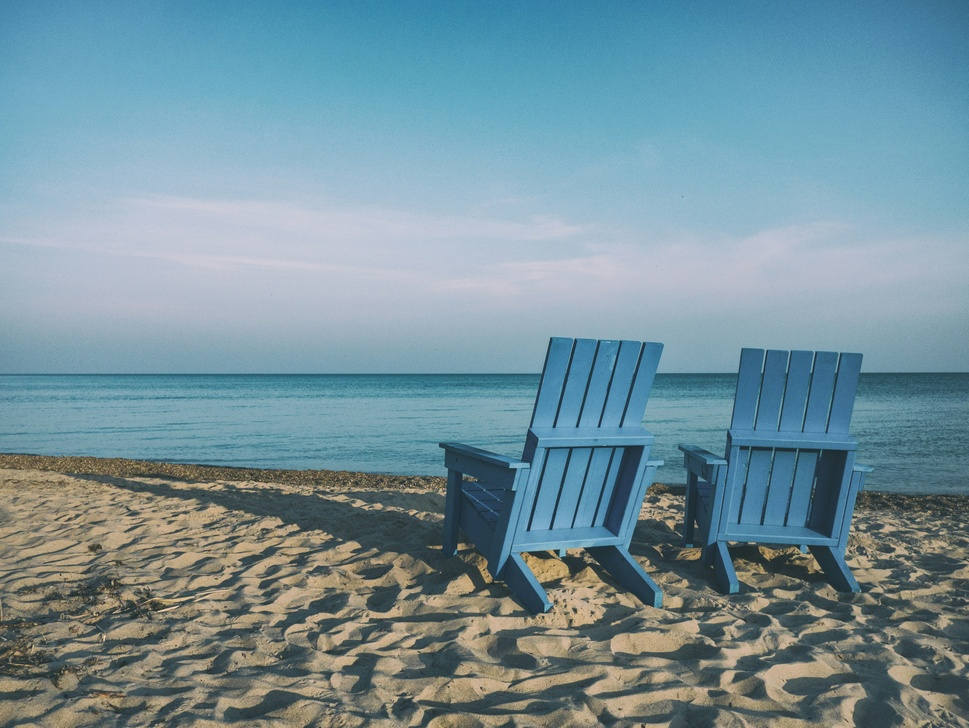
#> input picture images/chairs.jpg, 969 x 728 px, shrunk from 4463 x 3351 before the run
$ python Corner_Detection.py   (older library calls are emulated)
#> lines starting #> are read from the running program, lines starting #| are printed output that depends on the picture; after the words box and inside, x2 and y2 are one past the last pixel; in counts of white or black regions, pixels touching at a corner belong together
import cv2
import numpy as np
import matplotlib.pyplot as plt
from scipy.ndimage import gaussian_filter
from tkinter import Tk
from tkinter.filedialog import askopenfilename


# Hide the main tkinter window
Tk().withdraw()

# Open file dialog and select the image
file_path = askopenfilename(title="Select an image", filetypes=[("Image files", "*.jpg;*.jpeg;*.png;*.bmp")])
#> the answer given: ../../images/chairs.jpg

if not file_path:
    print("No file selected")
    exit()

# Read the image
image = cv2.imread(file_path)  # Replace 'cameraman.jpg' with your image file
#> image is the input picture: shape (728, 969, 3); mean B, G, R 155.9, 145.5, 117.1

# Convert the image to grayscale if it is not already
if len(image.shape) == 3:
    gray_image = cv2.cvtColor(image, cv2.COLOR_BGR2GRAY)
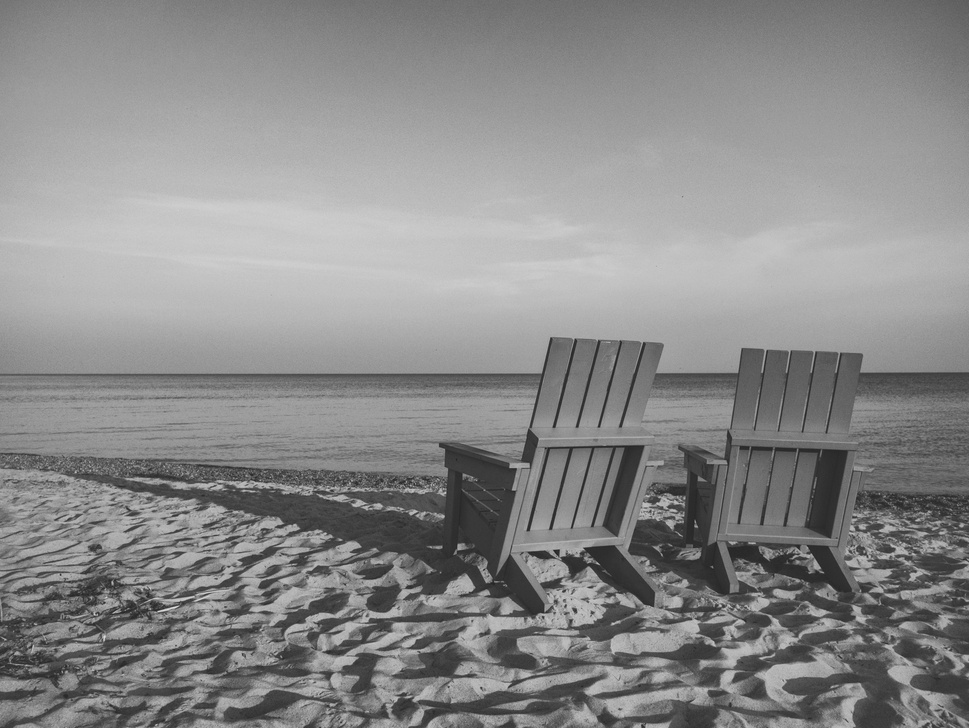
#> gray_image: shape (728, 969); min 32, max 224, mean 138.2
else:
    gray_image = image

# Compute the image gradients
Ix = cv2.Sobel(gray_image, cv2.CV_64F, 1, 0, ksize=3)
Iy = cv2.Sobel(gray_image, cv2.CV_64F, 0, 1, ksize=3)

# Compute products of derivatives at every pixel
Ix2 = Ix**2
Iy2 = Iy**2
Ixy = Ix * Iy

# Apply Gaussian smoothing to the derivative products
Sxx = gaussian_filter(Ix2, sigma=2)
Syy = gaussian_filter(Iy2, sigma=2)
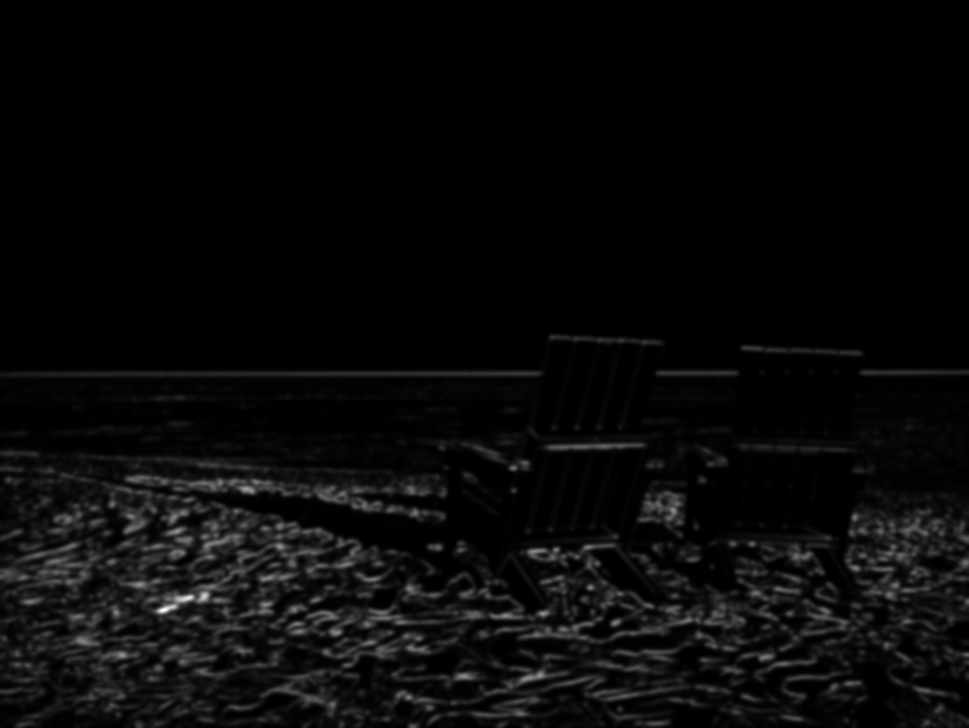
#> Syy: shape (728, 969) float64; min 3.91, max 143187.6, mean 5193.3; drawn with min black and max white
Sxy = gaussian_filter(Ixy, sigma=2)
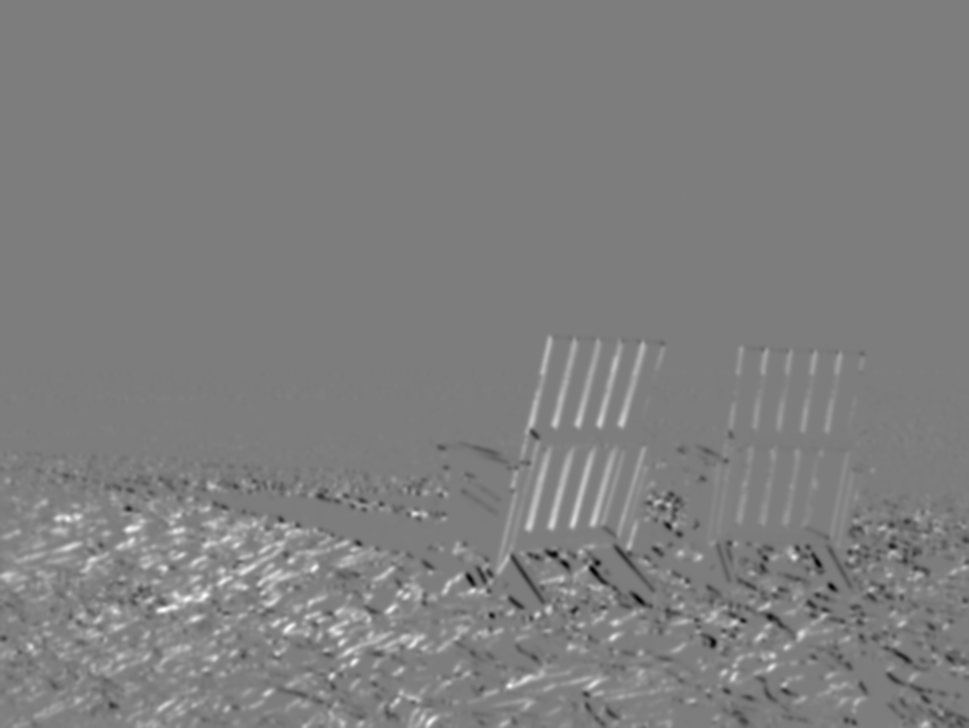
#> Sxy: shape (728, 969) float64; min -29234.3, max 30220.6, mean 462.8; drawn with min black and max white

# Set the sensitivity factor and threshold
k = 0.04  # Sensitivity factor
threshold = 1e6  # Threshold for detecting corners

# Compute the Harris response for each pixel
R = (Sxx * Syy - Sxy**2) - k * (Sxx + Syy)**2
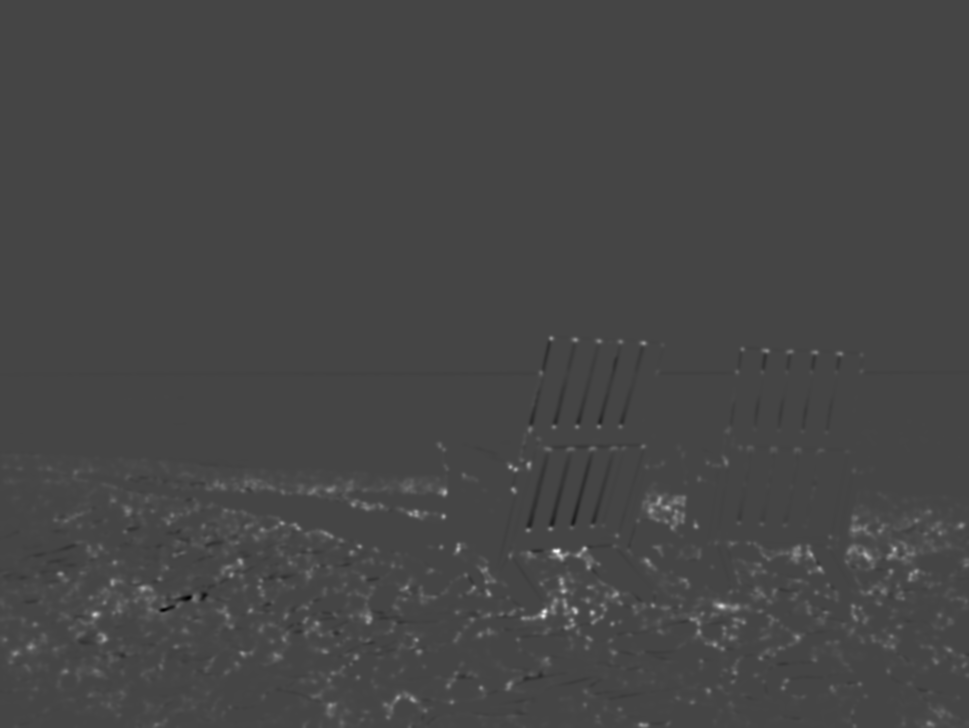
#> R: shape (728, 969) float64; min -599325922.8, max 1.6e+09, mean 12180102.9; drawn with min black and max white

# Find corners where R is above the threshold
corners = R > threshold
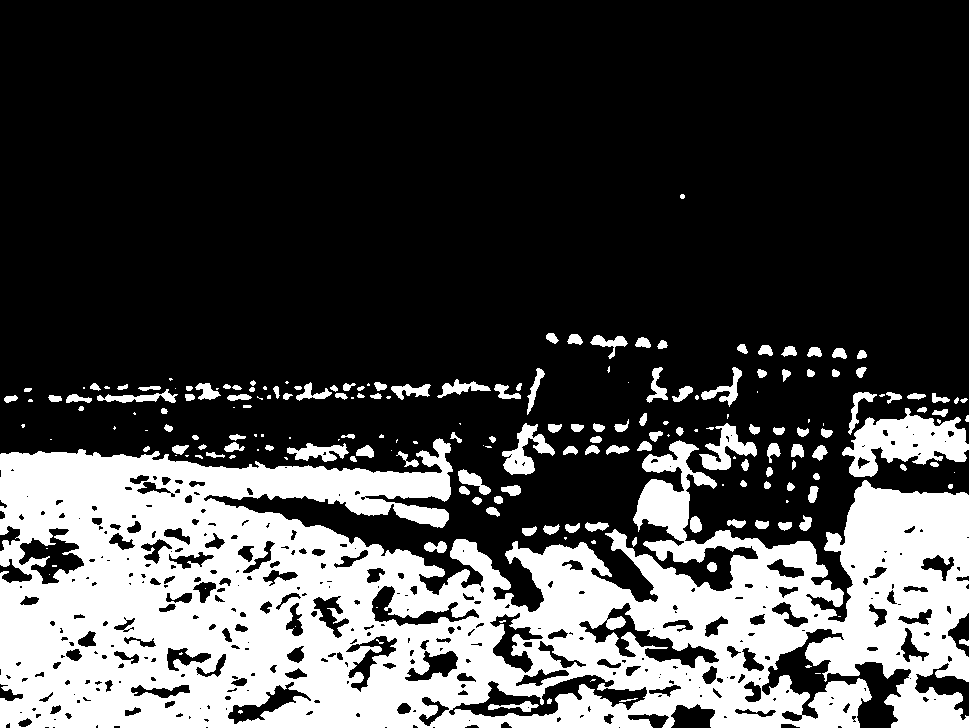
#> corners: shape (728, 969) bool; 27.7% white; 205 white regions (69 under 20 px), largest, box (x1, y1, x2, y2) and area: (0, 438, 969, 728) 174723, (842, 408, 969, 477) 4646, (502, 423, 555, 475) 1150

# Perform non-maximum suppression
local_max = (R == cv2.dilate(R, None))
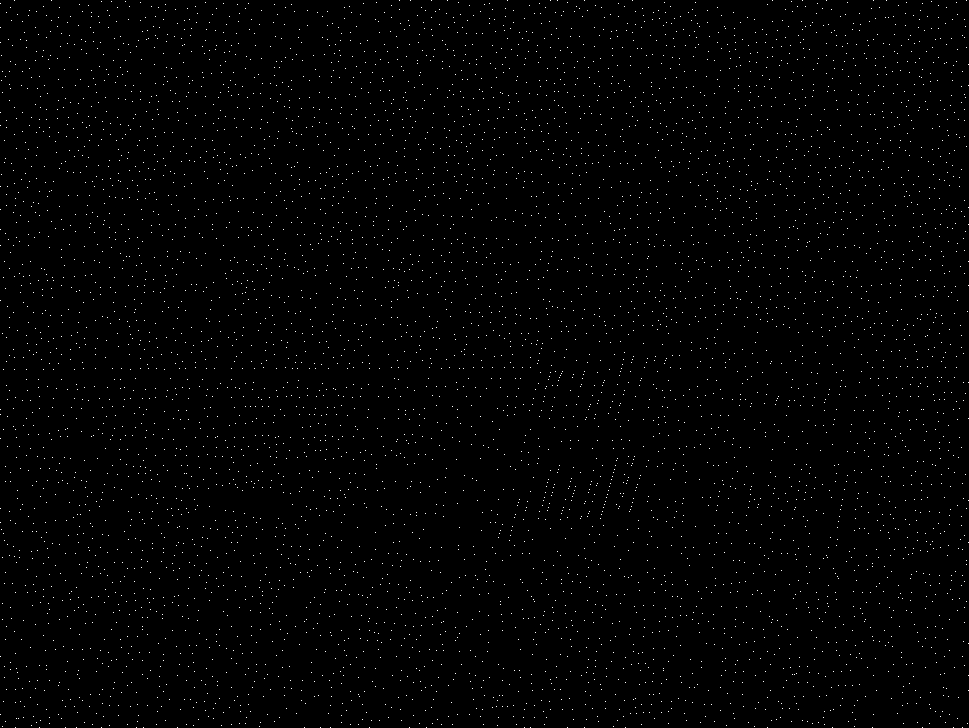
#> local_max: shape (728, 969) bool; 0.87% white in thin lines or dots
harris_corners = corners & local_max
#> harris_corners: shape (728, 969) bool; 0.3% white in thin lines or dots, all inside (x1, y1, x2, y2) = (0, 196, 969, 728)

# Display the results
plt.imshow(cv2.cvtColor(image, cv2.COLOR_BGR2RGB))
plt.scatter(np.where(harris_corners)[1], np.where(harris_corners)[0], c='r', s=5)
plt.show()
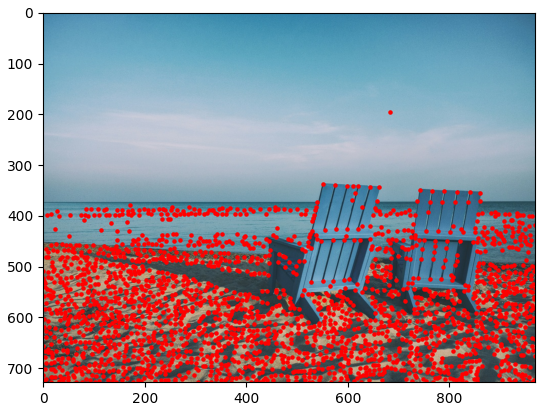
#> figure drawn by matplotlib, 1 panel

$ run again, on images/palms.jpg
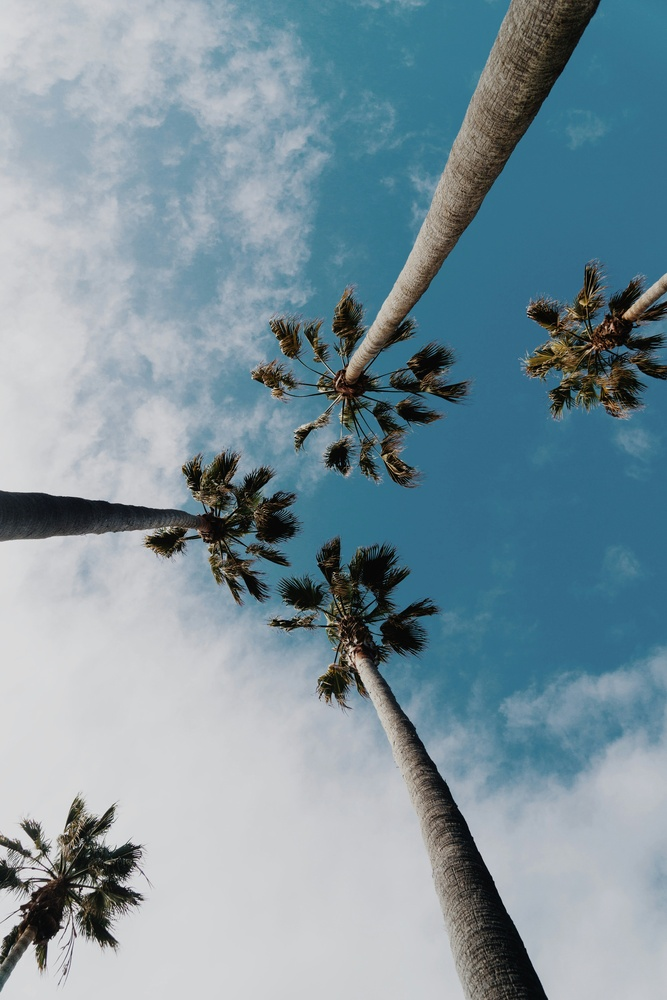
#> input picture images/palms.jpg, 667 x 1000 px, shrunk from 4000 x 6000 before the run
#> image is the input picture: shape (1000, 667, 3); mean B, G, R 157.4, 146.8, 124.8
#> `corners = R > threshold`:
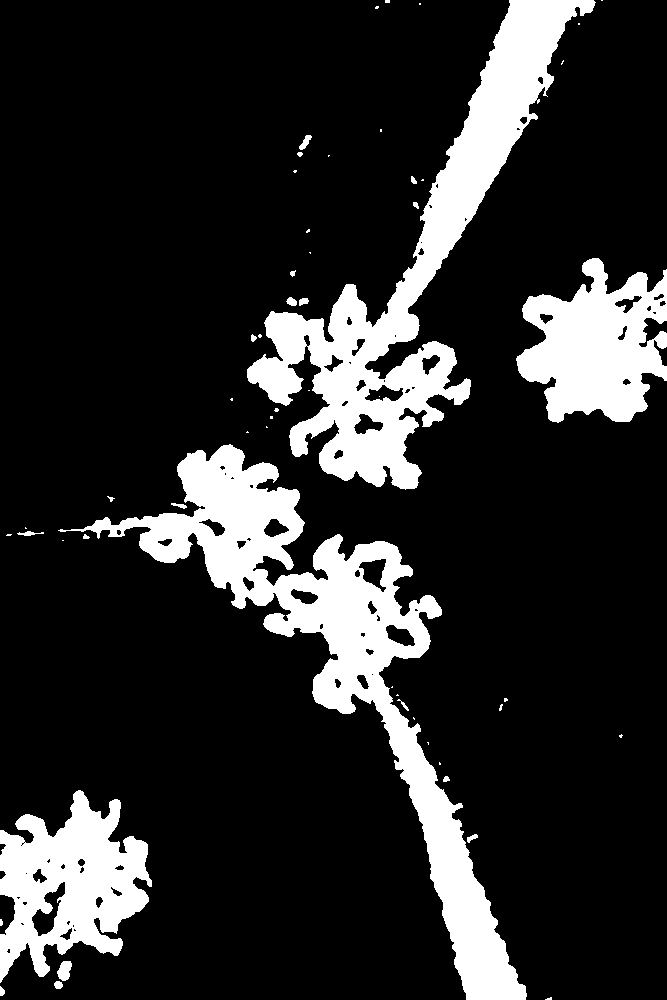
#> corners: shape (1000, 667) bool; 17% white; 55 white regions (33 under 20 px), largest, box (x1, y1, x2, y2) and area: (58, 444, 527, 1000) 42127, (247, 0, 596, 490) 37859, (0, 790, 152, 983) 16453
#> local_max: shape (1000, 667) bool; 1.2% white; 4969 white regions (4962 under 20 px), largest, box (x1, y1, x2, y2) and area: (0, 738, 55, 807) 1381, (146, 932, 209, 1000) 1298, (0, 634, 9, 678) 205
#> harris_corners: shape (1000, 667) bool; 0.14% white in thin lines or dots
#> `plt.show()`:
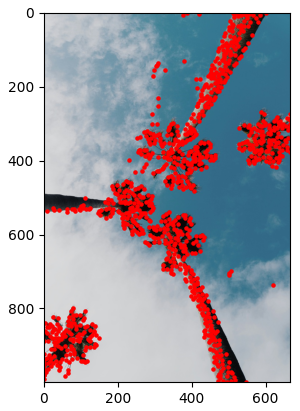
#> figure drawn by matplotlib, 1 panel
